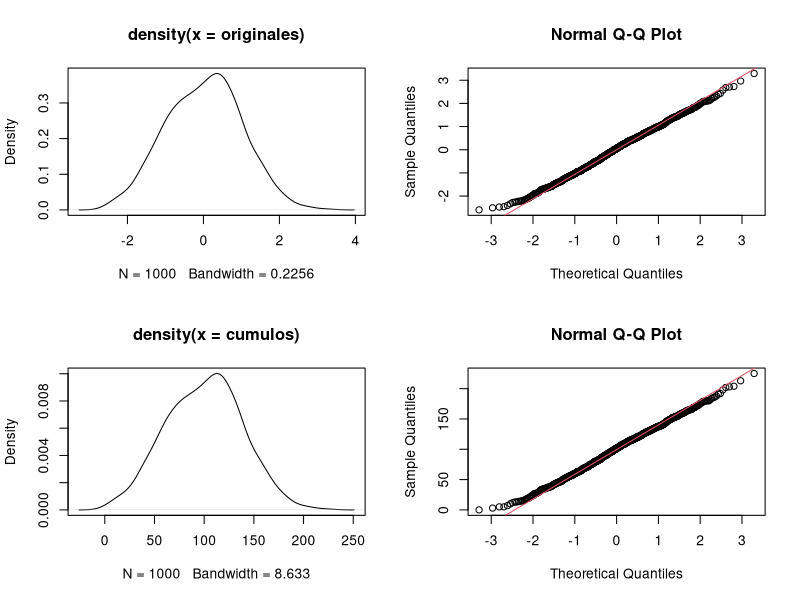

Write the R code that produced this figure.
k <- 1000
n <- 100000
eps <- 0.0000001
originales <- rnorm(k)
cumulos <- originales - min(originales)  + eps
cumulos <- round(n * cumulos / sum(cumulos))
cumulos <- round(cumulos)
diferencia <- n - sum(cumulos)
if (diferencia > 0) {
    for (i in 1:diferencia) {
        p <- sample(1:k, 1)
        cumulos[p] <- cumulos[p] + 1
    }
} else if (diferencia < 0) {
    for (i in 1:-diferencia) {
        p <- sample(1:k, 1)
        if (cumulos[p] > 1) {
            cumulos[p] <- cumulos[p] - 1
        }
    }
}
png("p8_norm.png")
par(mfrow = c(2, 2)) # juntamos graficas
plot(density(originales)) # lo generado que era normal
print(shapiro.test(originales))
qqnorm(originales)
qqline(originales, col = 2)
plot(density(cumulos)) # lo nuestro que hemos modificado
print(shapiro.test(cumulos))
qqnorm(cumulos)
qqline(cumulos, col = 2)
graphics.off()
